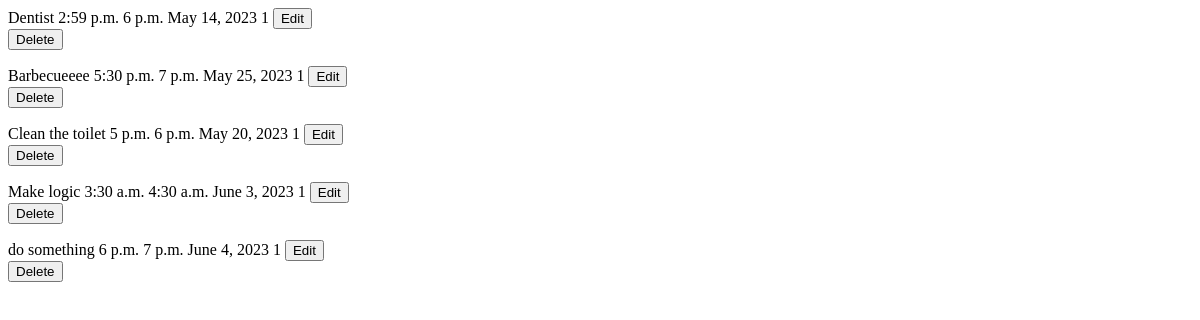
Before: /appointment with the older database file.
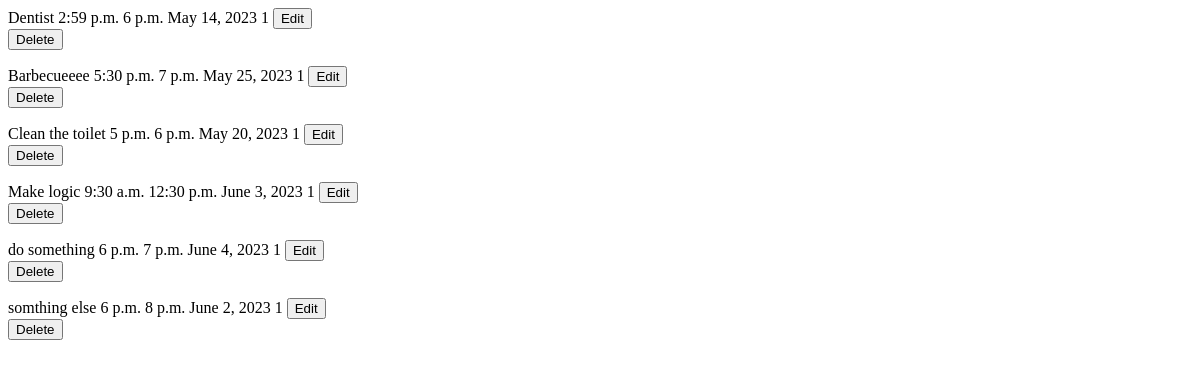
After: the same page with the newer database file.
### playground/models.py (models this page shows)
class Appointment(models.Model):
    name = models.CharField(max_length=50)
    start_time = models.TimeField()
    end_time = models.TimeField()
    date = models.DateField()
    repetition = models.PositiveSmallIntegerField(choices=(
        (1,"Never"),
        (2,"Every day"),
        (3,"Every Week"),
        (4,"Once a month"),
    ))

### playground/views.py (the view)
# urls.py: path('appointment', views.appointment_list, name='appointment_list'),#Appointment
def appointment_list(request):
    return render(request, 'appointment_list.html', {
        'appointment_list': Appointment.objects.all(),
    })

### playground/templates/appointment_list.html (shortened to what this page needs)
{% for appointment in appointment_list %}
<tr id="appointment-{{ appointment.pk }}" class="appointment-row">
  <td>{{ appointment.name }}</td>
  <td>{{ appointment.start_time }}</td>
  <td>{{ appointment.end_time }}</td>
  <td>{{ appointment.date }}</td>
  <td>{{ appointment.repetition}}</td>
  <td>
    <button class="btn btn-primary btn-sm" hx-get="{% url 'edit_appointment' pk=appointment.pk %}" hx-target="#dialog">Edit</button>
  </td>
  <td>
    <form hx-post="{% url 'remove_appointment' pk=appointment.id %}" hx-swap="outerHTML" hx-target="#appointment-{{ appointment.id }}">
        <button type="submit" class="btn btn-danger btn-sm">Delete</button>
    </form>
</td>
</tr>
{% endfor %}

Changed rows visible on the page:
changed Appointment "Make logic": start_time "3:30 a.m." → "9:30 a.m."; end_time "4:30 a.m." → "12:30 p.m."
added Appointment: name "somthing else", start_time "6 p.m.", end_time "8 p.m.", date "June 2, 2023", repetition "1"
